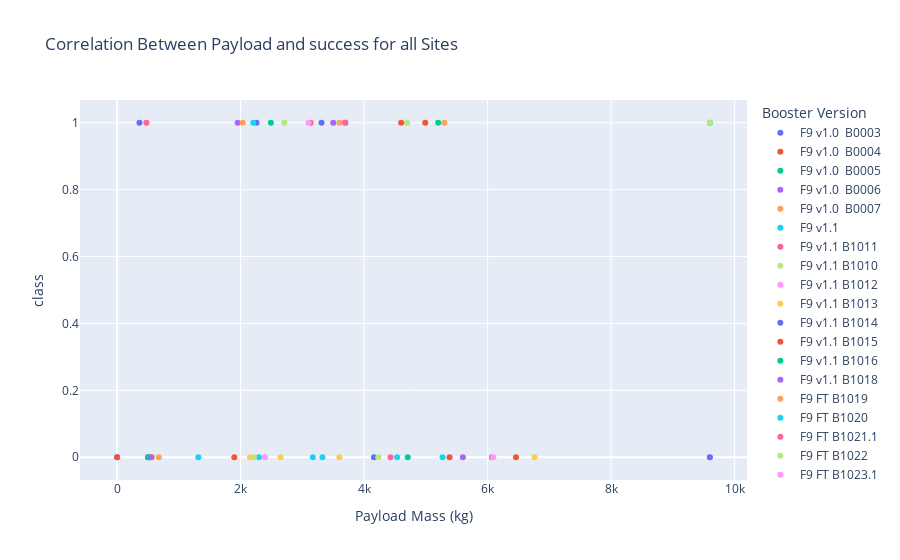

Notebook code for this chart:
### Code cell
fig = px.scatter(
    spacex_df,
    x="Payload Mass (kg)",
    y="class",
    color="Booster Version",
    title="Correlation Between Payload and success for all Sites"
)

fig

### Figure 1 — Plotly figure (JSON) as saved in the notebook; plotly's stock layout.template omitted (floating-point values rounded to 4 significant figures)
{"data": [{"hovertemplate": "Booster Version=F9 v1.0  B0003<br>Payload Mass (kg)=%{x}<br>class=%{y}<extra></extra>", "legendgroup": "F9 v1.0  B0003", "marker": {"color": "#636efa", "symbol": "circle"}, "mode": "markers", "name": "F9 v1.0  B0003", "orientation": "v", "showlegend": true, "type": "scatter", "x": [0], "xaxis": "x", "y": [0], "yaxis": "y"}, {"hovertemplate": "Booster Version=F9 v1.0  B0004<br>Payload Mass (kg)=%{x}<br>class=%{y}<extra></extra>", "legendgroup": "F9 v1.0  B0004", "marker": {"color": "#EF553B", "symbol": "circle"}, "mode": "markers", "name": "F9 v1.0  B0004", "orientation": "v", "showlegend": true, "type": "scatter", "x": [0], "xaxis": "x", "y": [0], "yaxis": "y"}, {"hovertemplate": "Booster Version=F9 v1.0  B0005<br>Payload Mass (kg)=%{x}<br>class=%{y}<extra></extra>", "legendgroup": "F9 v1.0  B0005", "marker": {"color": "#00cc96", "symbol": "circle"}, "mode": "markers", "name": "F9 v1.0  B0005", "orientation": "v", "showlegend": true, "type": "scatter", "x": [525], "xaxis": "x", "y": [0], "yaxis": "y"}, {"hovertemplate": "Booster Version=F9 v1.0  B0006<br>Payload Mass (kg)=%{x}<br>class=%{y}<extra></extra>", "legendgroup": "F9 v1.0  B0006", "marker": {"color": "#ab63fa", "symbol": "circle"}, "mode": "markers", "name": "F9 v1.0  B0006", "orientation": "v", "showlegend": true, "type": "scatter", "x": [500], "xaxis": "x", "y": [0], "yaxis": "y"}, {"hovertemplate": "Booster Version=F9 v1.0  B0007<br>Payload Mass (kg)=%{x}<br>class=%{y}<extra></extra>", "legendgroup": "F9 v1.0  B0007", "marker": {"color": "#FFA15A", "symbol": "circle"}, "mode": "markers", "name": "F9 v1.0  B0007", "orientation": "v", "showlegend": true, "type": "scatter", "x": [677], "xaxis": "x", "y": [0], "yaxis": "y"}, {"hovertemplate": "Booster Version=F9 v1.1<br>Payload Mass (kg)=%{x}<br>class=%{y}<extra></extra>", "legendgroup": "F9 v1.1", "marker": {"color": "#19d3f3", "symbol": "circle"}, "mode": "markers", "name": "F9 v1.1", "orientation": "v", "showlegend": true, "type": "scatter", "x": [3170, 3325, 2296, 1316, 4535], "xaxis": "x", "y": [0, 0, 0, 0, 0], "yaxis": "y"}, {"hovertemplate": "Booster Version=F9 v1.1 B1011<br>Payload Mass (kg)=%{x}<br>class=%{y}<extra></extra>", "legendgroup": "F9 v1.1 B1011", "marker": {"color": "#FF6692", "symbol": "circle"}, "mode": "markers", "name": "F9 v1.1 B1011", "orientation": "v", "showlegend": true, "type": "scatter", "x": [4428], "xaxis": "x", "y": [0], "yaxis": "y"}, {"hovertemplate": "Booster Version=F9 v1.1 B1010<br>Payload Mass (kg)=%{x}<br>class=%{y}<extra></extra>", "legendgroup": "F9 v1.1 B1010", "marker": {"color": "#B6E880", "symbol": "circle"}, "mode": "markers", "name": "F9 v1.1 B1010", "orientation": "v", "showlegend": true, "type": "scatter", "x": [2216], "xaxis": "x", "y": [0], "yaxis": "y"}, {"hovertemplate": "Booster Version=F9 v1.1 B1012<br>Payload Mass (kg)=%{x}<br>class=%{y}<extra></extra>", "legendgroup": "F9 v1.1 B1012", "marker": {"color": "#FF97FF", "symbol": "circle"}, "mode": "markers", "name": "F9 v1.1 B1012", "orientation": "v", "showlegend": true, "type": "scatter", "x": [2395], "xaxis": "x", "y": [0], "yaxis": "y"}, {"hovertemplate": "Booster Version=F9 v1.1 B1013<br>Payload Mass (kg)=%{x}<br>class=%{y}<extra></extra>", "legendgroup": "F9 v1.1 B1013", "marker": {"color": "#FECB52", "symbol": "circle"}, "mode": "markers", "name": "F9 v1.1 B1013", "orientation": "v", "showlegend": true, "type": "scatter", "x": [570], "xaxis": "x", "y": [0], "yaxis": "y"}, {"hovertemplate": "Booster Version=F9 v1.1 B1014<br>Payload Mass (kg)=%{x}<br>class=%{y}<extra></extra>", "legendgroup": "F9 v1.1 B1014", "marker": {"color": "#636efa", "symbol": "circle"}, "mode": "markers", "name": "F9 v1.1 B1014", "orientation": "v", "showlegend": true, "type": "scatter", "x": [4159], "xaxis": "x", "y": [0], "yaxis": "y"}, {"hovertemplate": "Booster Version=F9 v1.1 B1015<br>Payload Mass (kg)=%{x}<br>class=%{y}<extra></extra>", "legendgroup": "F9 v1.1 B1015", "marker": {"color": "#EF553B", "symbol": "circle"}, "mode": "markers", "name": "F9 v1.1 B1015", "orientation": "v", "showlegend": true, "type": "scatter", "x": [1898], "xaxis": "x", "y": [0], "yaxis": "y"}, {"hovertemplate": "Booster Version=F9 v1.1 B1016<br>Payload Mass (kg)=%{x}<br>class=%{y}<extra></extra>", "legendgroup": "F9 v1.1 B1016", "marker": {"color": "#00cc96", "symbol": "circle"}, "mode": "markers", "name": "F9 v1.1 B1016", "orientation": "v", "showlegend": true, "type": "scatter", "x": [4707], "xaxis": "x", "y": [0], "yaxis": "y"}, {"hovertemplate": "Booster Version=F9 v1.1 B1018<br>Payload Mass (kg)=%{x}<br>class=%{y}<extra></extra>", "legendgroup": "F9 v1.1 B1018", "marker": {"color": "#ab63fa", "symbol": "circle"}, "mode": "markers", "name": "F9 v1.1 B1018", "orientation": "v", "showlegend": true, "type": "scatter", "x": [1952], "xaxis": "x", "y": [1], "yaxis": "y"}, {"hovertemplate": "Booster Version=F9 FT B1019<br>Payload Mass (kg)=%{x}<br>class=%{y}<extra></extra>", "legendgroup": "F9 FT B1019", "marker": {"color": "#FFA15A", "symbol": "circle"}, "mode": "markers", "name": "F9 FT B1019", "orientation": "v", "showlegend": true, "type": "scatter", "x": [2034], "xaxis": "x", "y": [1], "yaxis": "y"}, {"hovertemplate": "Booster Version=F9 FT B1020<br>Payload Mass (kg)=%{x}<br>class=%{y}<extra></extra>", "legendgroup": "F9 FT B1020", "marker": {"color": "#19d3f3", "symbol": "circle"}, "mode": "markers", "name": "F9 FT B1020", "orientation": "v", "showlegend": true, "type": "scatter", "x": [5271], "xaxis": "x", "y": [0], "yaxis": "y"}, {"hovertemplate": "Booster Version=F9 FT B1021.1<br>Payload Mass (kg)=%{x}<br>class=%{y}<extra></extra>", "legendgroup": "F9 FT B1021.1", "marker": {"color": "#FF6692", "symbol": "circle"}, "mode": "markers", "name": "F9 FT B1021.1", "orientation": "v", "showlegend": true, "type": "scatter", "x": [3136], "xaxis": "x", "y": [1], "yaxis": "y"}, {"hovertemplate": "Booster Version=F9 FT B1022<br>Payload Mass (kg)=%{x}<br>class=%{y}<extra></extra>", "legendgroup": "F9 FT B1022", "marker": {"color": "#B6E880", "symbol": "circle"}, "mode": "markers", "name": "F9 FT B1022", "orientation": "v", "showlegend": true, "type": "scatter", "x": [4696], "xaxis": "x", "y": [1], "yaxis": "y"}, {"hovertemplate": "Booster Version=F9 FT B1023.1<br>Payload Mass (kg)=%{x}<br>class=%{y}<extra></extra>", "legendgroup": "F9 FT B1023.1", "marker": {"color": "#FF97FF", "symbol": "circle"}, "mode": "markers", "name": "F9 FT B1023.1", "orientation": "v", "showlegend": true, "type": "scatter", "x": [3100], "xaxis": "x", "y": [1], "yaxis": "y"}, {"hovertemplate": "Booster Version=F9 FT B1024<br>Payload Mass (kg)=%{x}<br>class=%{y}<extra></extra>", "legendgroup": "F9 FT B1024", "marker": {"color": "#FECB52", "symbol": "circle"}, "mode": "markers", "name": "F9 FT B1024", "orientation": "v", "showlegend": true, "type": "scatter", "x": [3600], "xaxis": "x", "y": [0], "yaxis": "y"}, {"hovertemplate": "Booster Version=F9 FT B1025.1<br>Payload Mass (kg)=%{x}<br>class=%{y}<extra></extra>", "legendgroup": "F9 FT B1025.1", "marker": {"color": "#636efa", "symbol": "circle"}, "mode": "markers", "name": "F9 FT B1025.1", "orientation": "v", "showlegend": true, "type": "scatter", "x": [2257], "xaxis": "x", "y": [1], "yaxis": "y"}, {"hovertemplate": "Booster Version=F9 FT B1026<br>Payload Mass (kg)=%{x}<br>class=%{y}<extra></extra>", "legendgroup": "F9 FT B1026", "marker": {"color": "#EF553B", "symbol": "circle"}, "mode": "markers", "name": "F9 FT B1026", "orientation": "v", "showlegend": true, "type": "scatter", "x": [4600], "xaxis": "x", "y": [1], "yaxis": "y"}, {"hovertemplate": "Booster Version=F9 v1.1  B1003<br>Payload Mass (kg)=%{x}<br>class=%{y}<extra></extra>", "legendgroup": "F9 v1.1  B1003", "marker": {"color": "#00cc96", "symbol": "circle"}, "mode": "markers", "name": "F9 v1.1  B1003", "orientation": "v", "showlegend": true, "type": "scatter", "x": [500], "xaxis": "x", "y": [0], "yaxis": "y"}, {"hovertemplate": "Booster Version=F9 v1.1 B1017<br>Payload Mass (kg)=%{x}<br>class=%{y}<extra></extra>", "legendgroup": "F9 v1.1 B1017", "marker": {"color": "#ab63fa", "symbol": "circle"}, "mode": "markers", "name": "F9 v1.1 B1017", "orientation": "v", "showlegend": true, "type": "scatter", "x": [553], "xaxis": "x", "y": [0], "yaxis": "y"}, {"hovertemplate": "Booster Version=F9 FT B1029.1<br>Payload Mass (kg)=%{x}<br>class=%{y}<extra></extra>", "legendgroup": "F9 FT B1029.1", "marker": {"color": "#FFA15A", "symbol": "circle"}, "mode": "markers", "name": "F9 FT B1029.1", "orientation": "v", "showlegend": true, "type": "scatter", "x": [9600], "xaxis": "x", "y": [1], "yaxis": "y"}, {"hovertemplate": "Booster Version=F9 FT B1036.1<br>Payload Mass (kg)=%{x}<br>class=%{y}<extra></extra>", "legendgroup": "F9 FT B1036.1", "marker": {"color": "#19d3f3", "symbol": "circle"}, "mode": "markers", "name": "F9 FT B1036.1", "orientation": "v", "showlegend": true, "type": "scatter", "x": [9600], "xaxis": "x", "y": [1], "yaxis": "y"}, {"hovertemplate": "Booster Version=F9 FT B1038.1<br>Payload Mass (kg)=%{x}<br>class=%{y}<extra></extra>", "legendgroup": "F9 FT B1038.1", "marker": {"color": "#FF6692", "symbol": "circle"}, "mode": "markers", "name": "F9 FT B1038.1", "orientation": "v", "showlegend": true, "type": "scatter", "x": [475], "xaxis": "x", "y": [1], "yaxis": "y"}, {"hovertemplate": "Booster Version=F9 B4 B1041.1<br>Payload Mass (kg)=%{x}<br>class=%{y}<extra></extra>", "legendgroup": "F9 B4 B1041.1", "marker": {"color": "#B6E880", "symbol": "circle"}, "mode": "markers", "name": "F9 B4 B1041.1", "orientation": "v", "showlegend": true, "type": "scatter", "x": [9600], "xaxis": "x", "y": [1], "yaxis": "y"}, {"hovertemplate": "Booster Version=F9 FT  B1036.2<br>Payload Mass (kg)=%{x}<br>class=%{y}<extra></extra>", "legendgroup": "F9 FT  B1036.2", "marker": {"color": "#FF97FF", "symbol": "circle"}, "mode": "markers", "name": "F9 FT  B1036.2", "orientation": "v", "showlegend": true, "type": "scatter", "x": [9600], "xaxis": "x", "y": [0], "yaxis": "y"}, {"hovertemplate": "Booster Version=F9 FT  B1038.2<br>Payload Mass (kg)=%{x}<br>class=%{y}<extra></extra>", "legendgroup": "F9 FT  B1038.2", "marker": {"color": "#FECB52", "symbol": "circle"}, "mode": "markers", "name": "F9 FT  B1038.2", "orientation": "v", "showlegend": true, "type": "scatter", "x": [2150], "xaxis": "x", "y": [0], "yaxis": "y"}, {"hovertemplate": "Booster Version=F9 B4  B1041.2<br>Payload Mass (kg)=%{x}<br>class=%{y}<extra></extra>", "legendgroup": "F9 B4  B1041.2", "marker": {"color": "#636efa", "symbol": "circle"}, "mode": "markers", "name": "F9 B4  B1041.2", "orientation": "v", "showlegend": true, "type": "scatter", "x": [9600], "xaxis": "x", "y": [0], "yaxis": "y"}, {"hovertemplate": "Booster Version=F9 B4  B1043.2<br>Payload Mass (kg)=%{x}<br>class=%{y}<extra></extra>", "legendgroup": "F9 B4  B1043.2", "marker": {"color": "#EF553B", "symbol": "circle"}, "mode": "markers", "name": "F9 B4  B1043.2", "orientation": "v", "showlegend": true, "type": "scatter", "x": [6460], "xaxis": "x", "y": [0], "yaxis": "y"}, {"hovertemplate": "Booster Version=F9 FT B1031.1<br>Payload Mass (kg)=%{x}<br>class=%{y}<extra></extra>", "legendgroup": "F9 FT B1031.1", "marker": {"color": "#00cc96", "symbol": "circle"}, "mode": "markers", "name": "F9 FT B1031.1", "orientation": "v", "showlegend": true, "type": "scatter", "x": [2490], "xaxis": "x", "y": [1], "yaxis": "y"}, {"hovertemplate": "Booster Version=F9 FT B1030<br>Payload Mass (kg)=%{x}<br>class=%{y}<extra></extra>", "legendgroup": "F9 FT B1030", "marker": {"color": "#ab63fa", "symbol": "circle"}, "mode": "markers", "name": "F9 FT B1030", "orientation": "v", "showlegend": true, "type": "scatter", "x": [5600], "xaxis": "x", "y": [0], "yaxis": "y"}, {"hovertemplate": "Booster Version=F9 FT  B1021.2<br>Payload Mass (kg)=%{x}<br>class=%{y}<extra></extra>", "legendgroup": "F9 FT  B1021.2", "marker": {"color": "#FFA15A", "symbol": "circle"}, "mode": "markers", "name": "F9 FT  B1021.2", "orientation": "v", "showlegend": true, "type": "scatter", "x": [5300], "xaxis": "x", "y": [1], "yaxis": "y"}, {"hovertemplate": "Booster Version=F9 FT B1032.1<br>Payload Mass (kg)=%{x}<br>class=%{y}<extra></extra>", "legendgroup": "F9 FT B1032.1", "marker": {"color": "#19d3f3", "symbol": "circle"}, "mode": "markers", "name": "F9 FT B1032.1", "orientation": "v", "showlegend": true, "type": "scatter", "x": [3697.0], "xaxis": "x", "y": [1], "yaxis": "y"}, {"hovertemplate": "Booster Version=F9 FT B1034<br>Payload Mass (kg)=%{x}<br>class=%{y}<extra></extra>", "legendgroup": "F9 FT B1034", "marker": {"color": "#FF6692", "symbol": "circle"}, "mode": "markers", "name": "F9 FT B1034", "orientation": "v", "showlegend": true, "type": "scatter", "x": [6070], "xaxis": "x", "y": [0], "yaxis": "y"}, {"hovertemplate": "Booster Version=F9 FT B1035.1<br>Payload Mass (kg)=%{x}<br>class=%{y}<extra></extra>", "legendgroup": "F9 FT B1035.1", "marker": {"color": "#B6E880", "symbol": "circle"}, "mode": "markers", "name": "F9 FT B1035.1", "orientation": "v", "showlegend": true, "type": "scatter", "x": [2708], "xaxis": "x", "y": [1], "yaxis": "y"}, {"hovertemplate": "Booster Version=F9 FT  B1029.2<br>Payload Mass (kg)=%{x}<br>class=%{y}<extra></extra>", "legendgroup": "F9 FT  B1029.2", "marker": {"color": "#FF97FF", "symbol": "circle"}, "mode": "markers", "name": "F9 FT  B1029.2", "orientation": "v", "showlegend": true, "type": "scatter", "x": [3669], "xaxis": "x", "y": [1], "yaxis": "y"}, {"hovertemplate": "Booster Version=F9 FT B1037<br>Payload Mass (kg)=%{x}<br>class=%{y}<extra></extra>", "legendgroup": "F9 FT B1037", "marker": {"color": "#FECB52", "symbol": "circle"}, "mode": "markers", "name": "F9 FT B1037", "orientation": "v", "showlegend": true, "type": "scatter", "x": [6761], "xaxis": "x", "y": [0], "yaxis": "y"}, {"hovertemplate": "Booster Version=F9 B4 B1039.1<br>Payload Mass (kg)=%{x}<br>class=%{y}<extra></extra>", "legendgroup": "F9 B4 B1039.1", "marker": {"color": "#636efa", "symbol": "circle"}, "mode": "markers", "name": "F9 B4 B1039.1", "orientation": "v", "showlegend": true, "type": "scatter", "x": [3310], "xaxis": "x", "y": [1], "yaxis": "y"}, {"hovertemplate": "Booster Version=F9 B4 B1040.1<br>Payload Mass (kg)=%{x}<br>class=%{y}<extra></extra>", "legendgroup": "F9 B4 B1040.1", "marker": {"color": "#EF553B", "symbol": "circle"}, "mode": "markers", "name": "F9 B4 B1040.1", "orientation": "v", "showlegend": true, "type": "scatter", "x": [4990], "xaxis": "x", "y": [1], "yaxis": "y"}, {"hovertemplate": "Booster Version=F9 FT  B1031.2<br>Payload Mass (kg)=%{x}<br>class=%{y}<extra></extra>", "legendgroup": "F9 FT  B1031.2", "marker": {"color": "#00cc96", "symbol": "circle"}, "mode": "markers", "name": "F9 FT  B1031.2", "orientation": "v", "showlegend": true, "type": "scatter", "x": [5200], "xaxis": "x", "y": [1], "yaxis": "y"}, {"hovertemplate": "Booster Version=F9 B4 B1042.1<br>Payload Mass (kg)=%{x}<br>class=%{y}<extra></extra>", "legendgroup": "F9 B4 B1042.1", "marker": {"color": "#ab63fa", "symbol": "circle"}, "mode": "markers", "name": "F9 B4 B1042.1", "orientation": "v", "showlegend": true, "type": "scatter", "x": [3500], "xaxis": "x", "y": [1], "yaxis": "y"}, {"hovertemplate": "Booster Version=F9 B5  B1046.1<br>Payload Mass (kg)=%{x}<br>class=%{y}<extra></extra>", "legendgroup": "F9 B5  B1046.1", "marker": {"color": "#FFA15A", "symbol": "circle"}, "mode": "markers", "name": "F9 B5  B1046.1", "orientation": "v", "showlegend": true, "type": "scatter", "x": [3600], "xaxis": "x", "y": [1], "yaxis": "y"}, {"hovertemplate": "Booster Version=F9 FT  B1035.2<br>Payload Mass (kg)=%{x}<br>class=%{y}<extra></extra>", "legendgroup": "F9 FT  B1035.2", "marker": {"color": "#19d3f3", "symbol": "circle"}, "mode": "markers", "name": "F9 FT  B1035.2", "orientation": "v", "showlegend": true, "type": "scatter", "x": [2205], "xaxis": "x", "y": [1], "yaxis": "y"}, {"hovertemplate": "Booster Version=F9 B4 B1043.1<br>Payload Mass (kg)=%{x}<br>class=%{y}<extra></extra>", "legendgroup": "F9 B4 B1043.1", "marker": {"color": "#FF6692", "symbol": "circle"}, "mode": "markers", "name": "F9 B4 B1043.1", "orientation": "v", "showlegend": true, "type": "scatter", "x": [3697.0], "xaxis": "x", "y": [1], "yaxis": "y"}, {"hovertemplate": "Booster Version=F9 FT  B1032.2<br>Payload Mass (kg)=%{x}<br>class=%{y}<extra></extra>", "legendgroup": "F9 FT  B1032.2", "marker": {"color": "#B6E880", "symbol": "circle"}, "mode": "markers", "name": "F9 FT  B1032.2", "orientation": "v", "showlegend": true, "type": "scatter", "x": [4230], "xaxis": "x", "y": [0], "yaxis": "y"}, {"hovertemplate": "Booster Version=F9 B4 B1044<br>Payload Mass (kg)=%{x}<br>class=%{y}<extra></extra>", "legendgroup": "F9 B4 B1044", "marker": {"color": "#FF97FF", "symbol": "circle"}, "mode": "markers", "name": "F9 B4 B1044", "orientation": "v", "showlegend": true, "type": "scatter", "x": [6092], "xaxis": "x", "y": [0], "yaxis": "y"}, {"hovertemplate": "Booster Version=F9 B4  B1039.2<br>Payload Mass (kg)=%{x}<br>class=%{y}<extra></extra>", "legendgroup": "F9 B4  B1039.2", "marker": {"color": "#FECB52", "symbol": "circle"}, "mode": "markers", "name": "F9 B4  B1039.2", "orientation": "v", "showlegend": true, "type": "scatter", "x": [2647], "xaxis": "x", "y": [0], "yaxis": "y"}, {"hovertemplate": "Booster Version=F9 B4 B1045.1<br>Payload Mass (kg)=%{x}<br>class=%{y}<extra></extra>", "legendgroup": "F9 B4 B1045.1", "marker": {"color": "#636efa", "symbol": "circle"}, "mode": "markers", "name": "F9 B4 B1045.1", "orientation": "v", "showlegend": true, "type": "scatter", "x": [362], "xaxis": "x", "y": [1], "yaxis": "y"}, {"hovertemplate": "Booster Version=F9 B4  B1040.2<br>Payload Mass (kg)=%{x}<br>class=%{y}<extra></extra>", "legendgroup": "F9 B4  B1040.2", "marker": {"color": "#EF553B", "symbol": "circle"}, "mode": "markers", "name": "F9 B4  B1040.2", "orientation": "v", "showlegend": true, "type": "scatter", "x": [5384], "xaxis": "x", "y": [0], "yaxis": "y"}], "layout": {"legend": {"title": {"text": "Booster Version"}, "tracegroupgap": 0}, "title": {"text": "Correlation Between Payload and success for all Sites"}, "xaxis": {"anchor": "y", "domain": [0, 1], "title": {"text": "Payload Mass (kg)"}}, "yaxis": {"anchor": "x", "domain": [0, 1], "title": {"text": "class"}}}}
